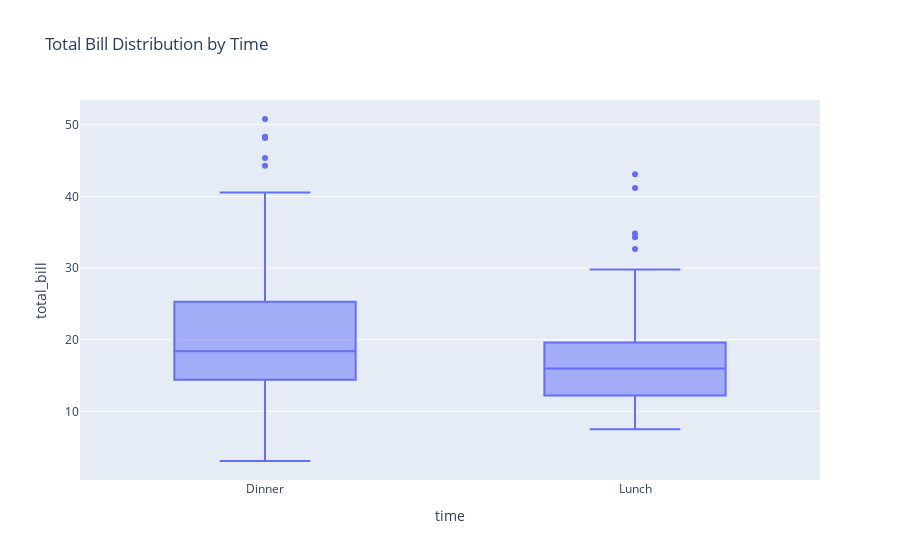

This figure's notebook cell:
### Code cell
boxplot_time = px.box(df, x='time', y='total_bill', title='Total Bill Distribution by Time')
boxplot_time.show()

### Figure 1 — Plotly figure (JSON) as saved in the notebook; plotly's stock layout.template omitted (floating-point values rounded to 4 significant figures; data arrays with more than 128 entries replaced by an {"elided": "..."} marker saying what was removed)
{"data": [{"alignmentgroup": "True", "hovertemplate": "time=%{x}<br>total_bill=%{y}<extra></extra>", "legendgroup": "", "marker": {"color": "#636efa"}, "name": "", "notched": false, "offsetgroup": "", "orientation": "v", "showlegend": false, "type": "box", "x": {"elided": "244 str values"}, "x0": " ", "xaxis": "x", "y": {"elided": "244 float values"}, "y0": " ", "yaxis": "y"}], "layout": {"boxmode": "group", "legend": {"tracegroupgap": 0}, "title": {"text": "Total Bill Distribution by Time"}, "xaxis": {"anchor": "y", "domain": [0, 1], "title": {"text": "time"}}, "yaxis": {"anchor": "x", "domain": [0, 1], "title": {"text": "total_bill"}}}}
